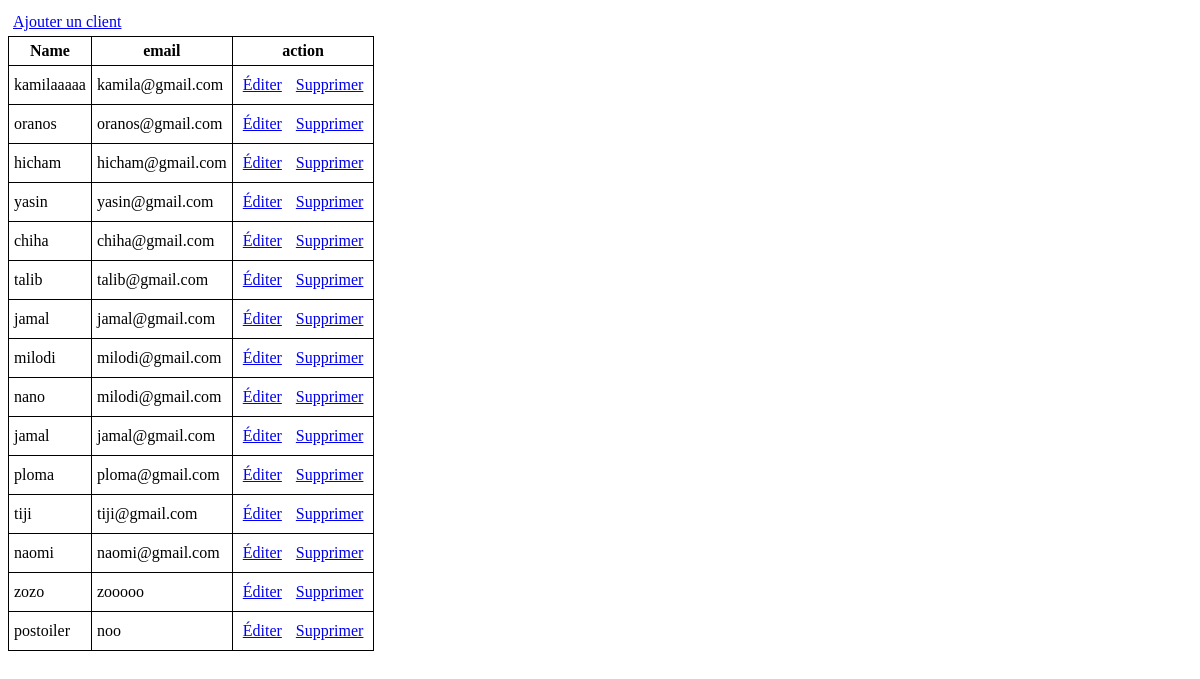
Screenshot of /Prototype1/index.php with the database file from the repository.
### tables this page shows
CREATE TABLE `client` (
  `Id_client` int(11) NOT NULL,
  `nom` varchar(100) NOT NULL,
  `email` varchar(200) NOT NULL,
  `password` varchar(1000) NOT NULL
);

### Prototype1/managers/GestionClient.php (called while the page is built, shortened)
<?php
require_once(__ROOT__ . '/Entity/Client.php');
class GestionClient
{
    private $Connection = Null;
    private function getConnection()
    {
        if (is_null($this->Connection)) {
            $this->Connection = mysqli_connect('localhost', 'root', '', 'prototype-fil-rouge');
        }
        return $this->Connection;
    }
    public function RechercherTous()
    {
        $sql = 'SELECT * FROM client';
        $query = mysqli_query($this->getConnection(), $sql);
        $clients_data = mysqli_fetch_all($query, MYSQLI_ASSOC);
        $clients = array();
        foreach ($clients_data as $client_data) {
            $client = new Client();
            $client->setId( $client_data['Id_client']);
            $client->setNom( $client_data['nom']);
            $client->setEmail( $client_data['email']);
            array_push(  $clients, $client);
        }
        return $clients;
    }
}
?>

### Prototype1/Entity/Client.php (called while the page is built)
<?php
 class Client {
    private $Id_client ;
    private $nom;
    private $email;
    public function getId() {
        return $this->Id_client;
    }
    public function setId($Id_client) {
        $this->Id_client =$Id_client;
    }
    public function getNom() {
        return $this->nom;
    }
    public function setNom($nom) {
        $this->nom = $nom;
    }
    public function getEmail() {
        return $this-> email;
    }
    public function setEmail($email) {
        $this-> email = $email;
    }
}
?>

### Prototype1/index.php (the view, shortened to what this page needs)
<?php
include "./managers/GestionClient.php";
$GestionClient = new GestionClient();
$clients = $GestionClient->RechercherTous();
?>
<!DOCTYPE html>
<html lang="fr">
<head>
    <link rel="stylesheet" href="./UI/style/file.css">
</head>
<body>
    <div>
        <a href="./UI/Ajoute.php">Ajouter un client</a>
        <table>
            <tr>
                <th>Name</th>
                <th>email</th>
                <th>action</th>
            </tr>
            <?php
            foreach ($clients as $client) {
                ?>
                <tr>
                    <td>
                        <?= $client->getNom() ?>
                    </td>
                    <td>
                        <?= $client->getEmail() ?>
                    </td>
                    <td>
                        <a href="./UI/edit.php?Id_client=<?php echo $client->getId() ?>">Éditer</a>
                        <a href="./UI/delet.php?Id_client=<?php echo $client->getId() ?>">Supprimer</a>
                    </td>
                </tr>
            <?php } ?>
        </table>
    </div>
</body>
</html>

### Prototype1/UI/style/file.css (style rules this page uses)
a { display: inline-block; margin : 5px; }
table, th, td { border: 1px solid; border-collapse: collapse; padding: 5px; }

### rows the page displays
client: nom "kamilaaaaa", email "kamila@gmail.com"
client: nom "oranos", email "oranos@gmail.com"
client: nom "hicham", email "hicham@gmail.com"
client: nom "yasin", email "yasin@gmail.com"
client: nom "chiha", email "chiha@gmail.com"
client: nom "talib", email "talib@gmail.com"
client: nom "jamal", email "jamal@gmail.com"
client: nom "milodi", email "milodi@gmail.com"
client: nom "nano", email "milodi@gmail.com"
client: nom "jamal", email "jamal@gmail.com"
client: nom "ploma", email "ploma@gmail.com"
client: nom "tiji", email "tiji@gmail.com"
client: nom "naomi", email "naomi@gmail.com"
client: nom "zozo", email "zooooo"
client: nom "postoiler", email "noo"
